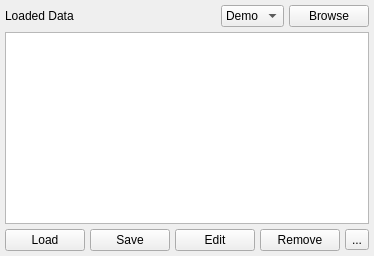
            <widget class="QWidget" name="tab_12">
             <attribute name="title">
              <string>History</string>
             </attribute>
             <layout class="QVBoxLayout" name="verticalLayout_37">
              <property name="spacing">
               <number>5</number>
              </property>
              <property name="leftMargin">
               <number>5</number>
              </property>
              <property name="topMargin">
               <number>5</number>
              </property>
              <property name="rightMargin">
               <number>5</number>
              </property>
              <property name="bottomMargin">
               <number>5</number>
              </property>
              <item>
               <layout class="QHBoxLayout" name="horizontalLayout_31">
                <item>
                 <widget class="QLabel" name="label_8">
                  <property name="text">
                   <string>Loaded Data</string>
                  </property>
                 </widget>
                </item>
                <item>
                 <spacer name="horizontalSpacer_8">
                  <property name="orientation">
                   <enum>Qt::Horizontal</enum>
                  </property>
                  <property name="sizeHint" stdset="0">
                   <size>
                    <width>40</width>
                    <height>20</height>
                   </size>
                  </property>
                 </spacer>
                </item>
                <item>
                 <widget class="QComboBox" name="comboBox_4">
                  <item>
                   <property name="text">
                    <string>Demo</string>
                   </property>
                  </item>
                  <item>
                   <property name="text">
                    <string>Audio</string>
                   </property>
                  </item>
                  <item>
                   <property name="text">
                    <string>Script</string>
                   </property>
                  </item>
                 </widget>
                </item>
                <item>
                 <widget class="QPushButton" name="pushButton_55">
                  <property name="text">
                   <string>Browse</string>
                  </property>
                 </widget>
                </item>
               </layout>
              </item>
              <item>
               <widget class="QTableView" name="tableView_2"/>
              </item>
              <item>
               <layout class="QHBoxLayout" name="horizontalLayout_20">
                <item>
                 <widget class="QPushButton" name="pushButton_45">
                  <property name="text">
                   <string>Load</string>
                  </property>
                 </widget>
                </item>
                <item>
                 <widget class="QPushButton" name="pushButton_46">
                  <property name="text">
                   <string>Save</string>
                  </property>
                 </widget>
                </item>
                <item>
                 <widget class="QPushButton" name="pushButton_48">
                  <property name="text">
                   <string>Edit</string>
                  </property>
                 </widget>
                </item>
                <item>
                 <widget class="QPushButton" name="pushButton_47">
                  <property name="text">
                   <string>Remove</string>
                  </property>
                 </widget>
                </item>
                <item>
                 <widget class="QToolButton" name="toolButton_14">
                  <property name="text">
                   <string>...</string>
                  </property>
                 </widget>
                </item>
               </layout>
              </item>
             </layout>
            </widget>
